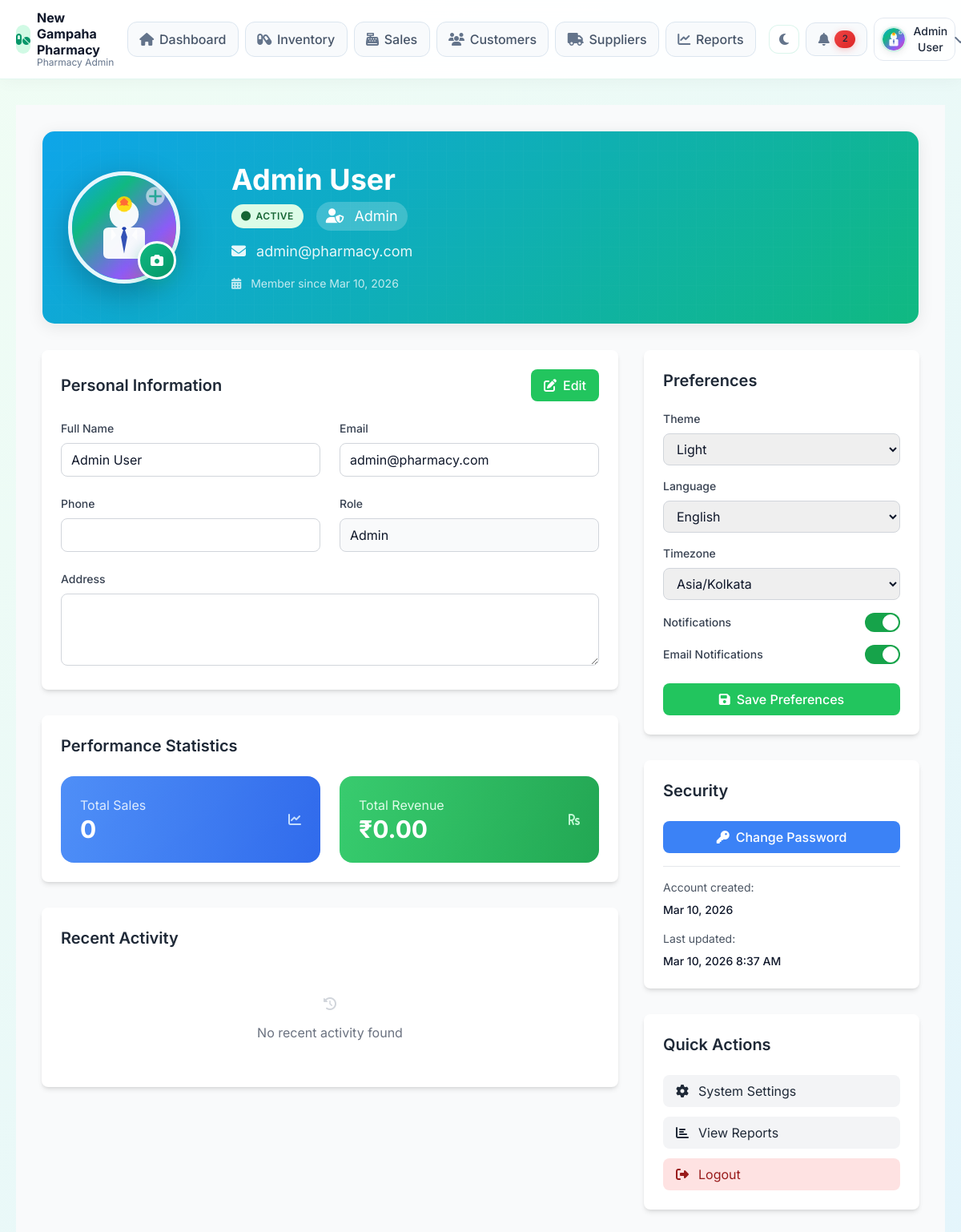
Page /admin/modules/profile/index.php (signed in) on the committed database.
### tables this page shows
CREATE TABLE users (
    id INT PRIMARY KEY AUTO_INCREMENT,
    name VARCHAR(100) NOT NULL,
    email VARCHAR(100) UNIQUE NOT NULL,
    password VARCHAR(255) NOT NULL,
    role ENUM('admin', 'pharmacist', 'customer') NOT NULL DEFAULT 'customer',
    phone VARCHAR(20),
    address TEXT,
    profile_image VARCHAR(255),
    status ENUM('active', 'inactive') DEFAULT 'active',
    created_at TIMESTAMP DEFAULT CURRENT_TIMESTAMP,
    updated_at TIMESTAMP DEFAULT CURRENT_TIMESTAMP ON UPDATE CURRENT_TIMESTAMP
);

### admin/modules/profile/index.php (the view, shortened to what the rows shown need)
<?php
require_once '../../bootstrap.php';
$user_id = $_SESSION['user_id'];
$stmt = $pdo->prepare("
    SELECT u.*, up.theme, up.language, up.timezone, up.notifications, up.email_notifications
    FROM users u
    LEFT JOIN user_preferences up ON u.id = up.user_id
    WHERE u.id = ?
");
$stmt->execute([$user_id]);
include '../../includes/header.php';
?>
<link rel="stylesheet" href="../../assets/css/profile.css">
<div class="min-h-screen bg-gray-50 py-8">
    <div class="max-w-7xl mx-auto px-4 sm:px-6 lg:px-8">
        <div class="profile-card mb-8">
            <div class="profile-header px-8 py-10">
                <div class="flex items-center space-x-8">
                    <div class="text-white flex-grow">
                        <h1 class="text-4xl font-bold mb-2"><?php echo htmlspecialchars($user['name']); ?></h1>
                        <div class="flex items-center gap-4 mb-3">
                            <span class="profile-status-badge profile-status-<?php echo $user['status']; ?>">
                                <i class="fas fa-circle"></i>
                                <?php echo ucfirst($user['status']); ?>
                            </span>
                            <span class="text-lg capitalize bg-white bg-opacity-20 px-3 py-1 rounded-full">
                                <i class="fas fa-user-shield mr-2"></i>
                                <?php echo htmlspecialchars($user['role']); ?>
                            </span>
                        </div>
                        <p class="text-white text-opacity-90 text-lg mb-2">
                            <i class="fas fa-envelope mr-2"></i>
                            <?php echo htmlspecialchars($user['email']); ?>
                        </p>
                        <div class="mt-4 text-sm text-white text-opacity-75">
                            <i class="fas fa-calendar-alt mr-2"></i>
                            Member since <?php echo date('M j, Y', strtotime($user['created_at'])); ?>
                        </div>
                    </div>
                </div>
            </div>
        </div>
        <div class="grid grid-cols-1 lg:grid-cols-3 gap-8">
            <div class="lg:col-span-2 space-y-8">
                <div class="bg-white rounded-lg shadow-md p-6">
                    <div class="flex items-center justify-between mb-6">
                        <h2 class="text-xl font-semibold text-gray-800" style="font-family: var(--font-secondary);">Personal Information</h2>
                    </div>
                    <form id="profileForm" onsubmit="updateProfile(event)">
                        <div class="grid grid-cols-1 md:grid-cols-2 gap-6">
                            <div>
                                <label class="block text-sm font-medium text-gray-700 mb-2">Full Name</label>
                                <input type="text" id="name" name="name" value="<?php echo htmlspecialchars($user['name']); ?>"
                                       class="form-input w-full px-3 py-2 border border-gray-300 rounded-lg focus:ring-2 focus:ring-green-500 focus:border-transparent"
                                       readonly>
                            </div>
                            <div>
                                <label class="block text-sm font-medium text-gray-700 mb-2">Email</label>
                                <input type="email" id="email" name="email" value="<?php echo htmlspecialchars($user['email']); ?>"
                                       class="form-input w-full px-3 py-2 border border-gray-300 rounded-lg focus:ring-2 focus:ring-green-500 focus:border-transparent"
                                       readonly>
                            </div>
                            <div>
                                <label class="block text-sm font-medium text-gray-700 mb-2">Role</label>
                                <input type="text" value="<?php echo ucfirst($user['role']); ?>"
                                       class="w-full px-3 py-2 border border-gray-300 rounded-lg bg-gray-50"
                                       readonly>
                            </div>
                        </div>
                    </form>
                </div>
                <?php if (in_array($user['role'], ['admin', 'pharmacist'])): ?>
                <div class="bg-white rounded-lg shadow-md p-6">
                    <h2 class="text-xl font-semibold text-gray-800 mb-6" style="font-family: var(--font-secondary);">Performance Statistics</h2>
                </div>
                <?php endif; ?>
                <div class="bg-white rounded-lg shadow-md p-6">
                    <h2 class="text-xl font-semibold text-gray-800 mb-6" style="font-family: var(--font-secondary);">Recent Activity</h2>
                </div>
            </div>
            <div class="space-y-8">
                <div class="bg-white rounded-lg shadow-md p-6">
                    <h2 class="text-xl font-semibold text-gray-800 mb-6" style="font-family: var(--font-secondary);">Preferences</h2>
                </div>
                <div class="bg-white rounded-lg shadow-md p-6">
                    <h2 class="text-xl font-semibold text-gray-800 mb-6" style="font-family: var(--font-secondary);">Security</h2>
                    <div class="space-y-4">
                        <div class="border-t pt-4">
                            <p class="text-sm text-gray-600 mb-2">Account created:</p>
                            <p class="text-sm font-medium"><?php echo date('M j, Y', strtotime($user['created_at'])); ?></p>
                        </div>
                        <div>
                            <p class="text-sm text-gray-600 mb-2">Last updated:</p>
                            <p class="text-sm font-medium"><?php echo date('M j, Y g:i A', strtotime($user['updated_at'])); ?></p>
                        </div>
                    </div>
                </div>
                <div class="bg-white rounded-lg shadow-md p-6">
                    <h2 class="text-xl font-semibold text-gray-800 mb-6" style="font-family: var(--font-secondary);">Quick Actions</h2>
                </div>
            </div>
        </div>
    </div>
</div>
<?php include '../../includes/footer.php'; ?>

### admin/includes/navbar.php (shortened to what the rows shown need)
<?php
$profileImage = ($user && !empty($user['profile_image']))
  ? url('uploads/profiles/' . $user['profile_image'])
  : url('assets/images/default-avatar.svg');
?>
<nav
  class="sticky top-0 z-50 border-b border-slate-200/70 bg-white/92 backdrop-blur dark:bg-slate-900/95 dark:border-slate-700">
  <div class="pc-container !py-3">
    <div class="flex items-center justify-between gap-4">
      <div class="flex items-center gap-2">
        <div class="relative">
          <button
            class="flex items-center gap-2 rounded-xl border border-slate-200 dark:border-slate-700 px-2 py-1.5 hover:bg-slate-50 dark:hover:bg-slate-800 text-slate-700 dark:text-slate-100"
            onclick="toggleUserMenu()">
            <img src="<?php echo $profileImage; ?>" alt="Profile" class="h-8 w-8 rounded-full object-cover"
              onerror="this.src='<?php echo url('assets/images/default-avatar.svg'); ?>'">
            <span
              class="hidden lg:inline text-sm font-medium"><?php echo htmlspecialchars($user['name'] ?? 'User'); ?></span>
            <i class="fas fa-chevron-down text-xs text-slate-400"></i>
          </button>
        </div>
      </div>
    </div>
  </div>
</nav>

### rows in the picture
users: name "Admin User", status "ACTIVE", role "Admin", email "admin@pharmacy.com", created_at "Mar 10, 2026", updated_at "Mar 10, 2026 8:37 AM"

### other values in the picture
$stats['sales']['total_sales'] "0"
$stats['sales']['total_revenue'] "0.00"
